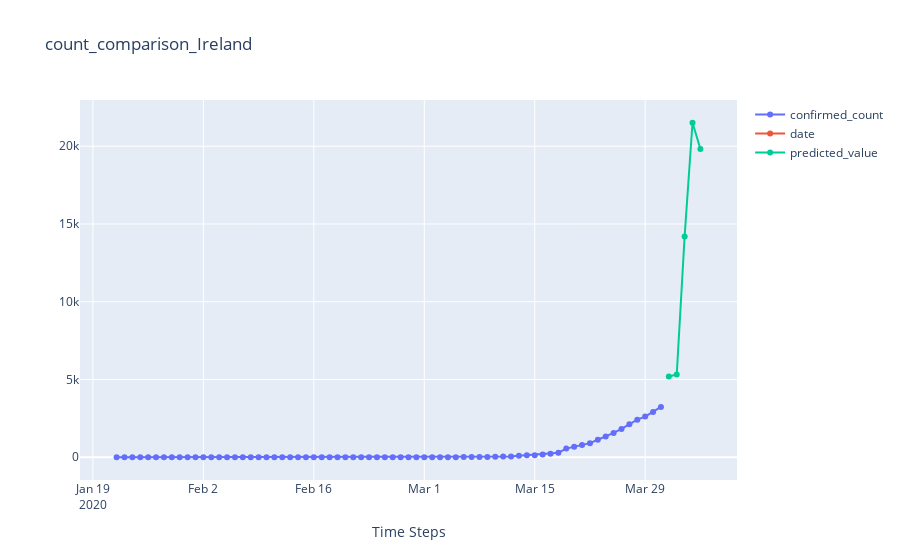
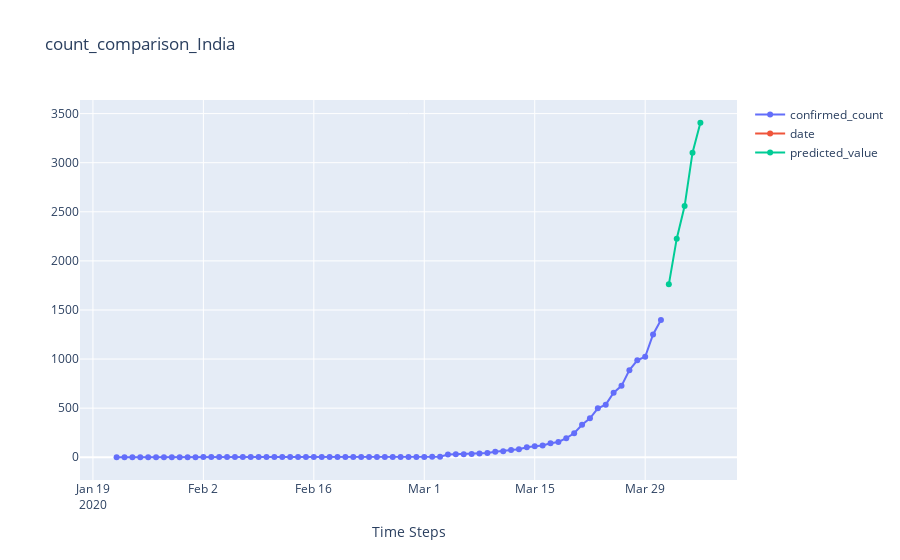

Source (notebook cell) for these figures, in order:
### Code cell
for country_name in country_names:
    ts_df=get_time_series_data(country_name)
    df_1=ts_df[['confirmed_count']]
    df_1['date']=pd.to_datetime(df_1.index)
    df_1['date']=df_1['date'].dt.strftime('%Y-%m-%d')
    df_1.reset_index(drop=True, inplace=True)
    df_1.index=df_1['date']
    
    grouped_country_df=forecast_df.groupby('Country').get_group(country_name)
    grouped_country_df['pred_date']=grouped_country_df['pred_date'].dt.strftime('%Y-%m-%d')
    grouped_country_df.index=grouped_country_df.pred_date
    df_2=grouped_country_df['predicted_value']
    df_all=pd.merge(df_1,df_2,how='outer', left_index=True,right_index=True)
    
    plot(df_all,country_name)
